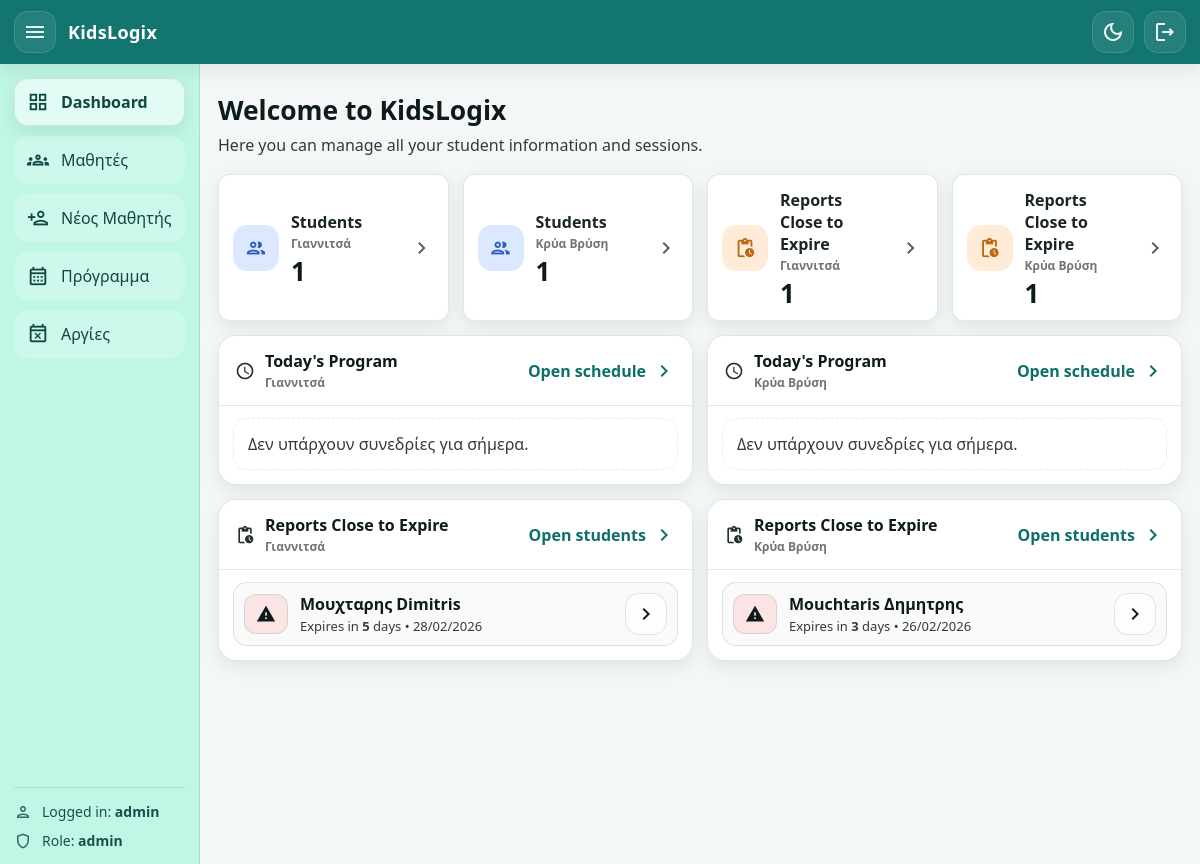
The page / (signed in) on the database its author committed.
### app/models.py (models this page shows, shortened)
class Student(Base):
    __tablename__ = "students"
    amka: Mapped[str] = mapped_column(String(20), primary_key=True)
    center: Mapped[str] = mapped_column(
        String(20),
        nullable=False,
        default="Giannitsa",  # Giannitsa / KryaVrisi
    )
    first_name: Mapped[str] = mapped_column(String(60), nullable=False)
    last_name: Mapped[str] = mapped_column(String(60), nullable=False)
    date_of_birth: Mapped[date | None] = mapped_column(Date, nullable=True)
    parent_name: Mapped[str | None] = mapped_column(String(120), nullable=True)
    parent_phone: Mapped[str | None] = mapped_column(String(30), nullable=True)
    assessment_expiry_date: Mapped[date | None] = mapped_column(Date, nullable=True)
    admin_comment: Mapped[str | None] = mapped_column(String(1000), nullable=True)
    created_at: Mapped[datetime] = mapped_column(
        DateTime, default=datetime.utcnow, nullable=False
    )
    services: Mapped[list["StudentService"]] = relationship(
        back_populates="student",
        cascade="all, delete-orphan",
    )
    appointments: Mapped[list["Appointment"]] = relationship(
        back_populates="student",
        cascade="all, delete-orphan",
    )
    payments: Mapped[list["Payment"]] = relationship(
        back_populates="student",
        cascade="all, delete-orphan",
    )

### app/routers/web.py (the view)
@router.get("/", response_class=HTMLResponse)
def dashboard(
    request: Request,
    db: Session = Depends(get_db),
    user: User = Depends(get_current_user),
):
    today = date.today()
    exp_limit = today + timedelta(days=30)
    centers_order = ["Giannitsa", "KryaVrisi"]
    centers_labels = {
        "Giannitsa": CENTERS.get("Giannitsa", "Giannitsa"),
        "KryaVrisi": CENTERS.get("KryaVrisi", "KryaVrisi"),
    }
    student_counts_by_center = {}
    for c in centers_order:
        student_counts_by_center[c] = (
            db.query(Student)
            .filter(Student.center == c)
            .count()
        )
    reports_list_by_center = {}
    reports_expiring_by_center = {}
    for c in centers_order:
        reports = (
            db.query(Student)
            .filter(Student.center == c)
            .filter(Student.assessment_expiry_date.isnot(None))
            .filter(Student.assessment_expiry_date >= today)
            .filter(Student.assessment_expiry_date <= exp_limit)
            .order_by(Student.assessment_expiry_date.asc())
            .all()
        )
        reports_list_by_center[c] = reports
        reports_expiring_by_center[c] = len(reports)
    todays_by_center = {}
    for c in centers_order:
        todays_by_center[c] = (
            db.query(Appointment)
            .options(
                joinedload(Appointment.student),
                joinedload(Appointment.service),
            )
            .filter(Appointment.center == c)
            .filter(Appointment.day == today)
            .filter(Appointment.status == "scheduled")
            .order_by(Appointment.start_time.asc())
            .all()
        )
    return templates.TemplateResponse(
        "dashboard.html",
        {
            "request": request,
            "user": user,
            "page": "dashboard",
            "today": today,
            "exp_limit": exp_limit,
            "centers_order": centers_order,
            "centers_labels": centers_labels,
            "student_counts_by_center": student_counts_by_center,
            "reports_list_by_center": reports_list_by_center,
            "reports_expiring_by_center": reports_expiring_by_center,
            "todays_by_center": todays_by_center,
        },
    )

### app/templates/dashboard.html (shortened to what this page needs)
{% extends "base.html" %}
{% block content %}
<div class="dash-header">
  <h1 class="dash-title">Welcome to KidsLogix</h1>
  <p class="dash-subtitle">Here you can manage all your student information and sessions.</p>
</div>
<div class="dash-stats">
  {% for center in centers_order %}
  <a class="stat-card" href="/students?center={{ center }}" aria-label="Students in {{ centers_labels[center] }}">
    <div class="stat-icon stat-icon-blue">
      <span class="material-icons-outlined">group</span>
    </div>
    <div class="stat-body">
      <div class="stat-label">Students</div>
      <div class="stat-sub">{{ centers_labels[center] }}</div>
      <div class="stat-value">{{ student_counts_by_center[center] }}</div>
    </div>
    <span class="material-icons-outlined stat-arrow">chevron_right</span>
  </a>
  {% endfor %}
  {% for center in centers_order %}
  <a class="stat-card" href="/students?center={{ center }}" aria-label="Reports expiring in {{ centers_labels[center] }}">
    <div class="stat-icon stat-icon-orange">
      <span class="material-icons-outlined">pending_actions</span>
    </div>
    <div class="stat-body">
      <div class="stat-label">Reports Close to Expire</div>
      <div class="stat-sub">{{ centers_labels[center] }}</div>
      <div class="stat-value">{{ reports_expiring_by_center[center] }}</div>
    </div>
    <span class="material-icons-outlined stat-arrow">chevron_right</span>
  </a>
  {% endfor %}
</div>
<div class="dash-grid">
  {% for center in centers_order %}
  <section class="panel">
    <div class="panel-head">
      <div class="panel-title">
        <span class="material-icons-outlined">schedule</span>
        <div class="panel-title-text">
          <h2>Today's Program</h2>
          <div class="panel-sub">{{ centers_labels[center] }}</div>
        </div>
      </div>
      <a class="panel-link" href="/schedule">
        Open schedule <span class="material-icons-outlined">chevron_right</span>
      </a>
    </div>
    <div class="panel-body panel-body-scroll">
      {% set aps = todays_by_center.get(center, []) %}
      {% if aps and aps|length > 0 %}
        <div class="list">
          {% for ap in aps %}
            <div class="list-row">
              <div class="time-pill">{{ ap.start_time.strftime("%H:%M") }}</div>
              <div class="list-main">
                <div class="list-title">
                  {% if ap.student %}{{ ap.student.full_name }}{% else %}{{ ap.student_amka }}{% endif %}
                </div>
                <div class="list-subtitle">
                  {% if ap.service %}{{ ap.service.name }}{% else %}Service #{{ ap.service_id }}{% endif %}
                </div>
              </div>
              <a class="icon-btn" href="/students/{{ ap.student_amka }}" title="Open student card">
                <span class="material-icons-outlined">chevron_right</span>
              </a>
            </div>
          {% endfor %}
        </div>
      {% else %}
        <div class="empty-state">Δεν υπάρχουν συνεδρίες για σήμερα.</div>
      {% endif %}
    </div>
  </section>
  {% endfor %}
  {% for center in centers_order %}
  <section class="panel">
    <div class="panel-head">
      <div class="panel-title">
        <span class="material-icons-outlined">pending_actions</span>
        <div class="panel-title-text">
          <h2>Reports Close to Expire</h2>
          <div class="panel-sub">{{ centers_labels[center] }}</div>
        </div>
      </div>
      <a class="panel-link" href="/students?center={{ center }}">
        Open students <span class="material-icons-outlined">chevron_right</span>
      </a>
    </div>
    <div class="panel-body panel-body-scroll">
      {% set reports_list = reports_list_by_center.get(center, []) %}
      {% if reports_list and reports_list|length > 0 %}
        <div class="list">
          {% for st in reports_list %}
            {% set days_left = (st.assessment_expiry_date - today).days %}
            <div class="list-row">
              <div class="warn-pill">
                <span class="material-icons-outlined">warning</span>
              </div>
              <div class="list-main">
                <div class="list-title">{{ st.full_name }}</div>
                <div class="list-subtitle">
                  Expires in <b>{{ days_left }}</b> days • {{ st.assessment_expiry_date.strftime("%d/%m/%Y") }}
                </div>
              </div>
              <a class="icon-btn" href="/students/{{ st.amka }}" title="Open student card">
                <span class="material-icons-outlined">chevron_right</span>
              </a>
            </div>
          {% endfor %}
        </div>
      {% else %}
        <div class="empty-state">Δεν υπάρχουν γνωματεύσεις που λήγουν σύντομα.</div>
      {% endif %}
    </div>
  </section>
  {% endfor %}
</div>
{% endblock %}

### app/static/style.css (style rules this page uses)
:root { --teal-900:#0f5f5a; --teal-800:#13756f; --teal-700:#17837c; --mint-100:#d6fff0; --mint-150:#c6f6e5; --mint-200:#b9f0dd; --radius:18px; --shadow-sm: 0 6px 18px rgba(0,0,0,.08); --shadow-md: 0 10px 26px rgba(0,0,0,.12); }
html[data-theme="light"] { --bg: #f4f7f7; --text: #0d1b1a; --topbar-bg: var(--teal-800); --topbar-text: #fff; --sidebar-bg: #bff6e6; --sidebar-text: #114743; --content-bg: transparent; --card-bg: #ffffff; --card-head-bg: rgba(255,255,255,.65); --border: rgba(12, 60, 56, .12); --row-bg: rgba(250,250,250,.95); --pill-bg: rgba(20, 140, 130, .12); --btn-bg: rgba(255,255,255,.65); --link: #0d6f68; --input-bg: #e8eef0; --input-border: rgba(0,0,0,.12); }
* { box-sizing:border-box; }
body { margin:0; font-family: system-ui, -apple-system, Segoe UI, Roboto, Arial, sans-serif; background: var(--bg); color: var(--text); }
a { color: inherit; }
.icon-btn { width: 42px; height: 42px; border-radius: 14px; display:grid; place-items:center; border: 1px solid var(--border); background: var(--btn-bg); color: inherit; text-decoration:none; cursor:pointer; }
.dash-header { margin: 10px 0 18px; }
.dash-title { margin: 0; font-size: clamp(20px, 2.2vw, 28px); }
.dash-subtitle { margin: 6px 0 0; opacity: .85; }
.dash-stats { display:grid !important; grid-template-columns: repeat(4, minmax(0, 1fr)) !important; gap: 14px !important; }
.stat-card { display:flex; align-items:center; gap: 12px; padding: 14px 14px; border-radius: 12px; min-height: 110px; text-decoration:none; color: inherit; background: var(--card-bg); border: 1px solid var(--border); box-shadow: var(--shadow-sm); transition: transform .12s ease, box-shadow .12s ease; }
.stat-icon { width: 46px; height: 46px; border-radius: 14px; display:grid; place-items:center; flex: 0 0 46px; }
.stat-icon span { font-size: 22px; }
.stat-icon-blue { background: rgba(80,140,255,.20); color: rgba(35, 85, 190, .95); }
.stat-icon-orange { background: rgba(255,160,60,.20); color: rgba(185, 95, 10, .95); }
.stat-body { flex: 1; min-width: 0; }
.stat-label { font-weight: 700; opacity: .95; }
.stat-sub { margin-top: 2px; font-size: 12px; font-weight: 600; color: rgba(0,0,0,.55); }
.stat-value { font-size: 26px; font-weight: 900; margin-top: 6px; line-height: 1; }
.stat-arrow { opacity: .7; }
.dash-grid { display:grid; grid-template-columns: repeat(2, minmax(0, 1fr)); gap: 14px; align-items:start; margin-top: 14px; }
.panel { background: var(--card-bg); border: 1px solid var(--border); border-radius: 18px; box-shadow: var(--shadow-sm); overflow:hidden; }
.panel-head { display:flex; align-items:center; justify-content:space-between; padding: 14px 16px; border-bottom: 1px solid var(--border); background: var(--card-head-bg); }
.panel-title { display:flex; align-items:center; gap: 10px; }
.panel-title h2 { margin:0; font-size: 16px; }
.panel-title .material-icons-outlined { font-size: 20px; opacity:.9; }
.panel-title-text h2 { margin:0; font-size: 16px; }
.panel-link { display:inline-flex; align-items:center; gap: 6px; text-decoration:none; color: var(--link); font-weight: 700; }
.panel-body { padding: 12px 14px 14px; }
.panel-sub { margin-top: 2px; font-size: 12px; font-weight: 600; color: rgba(0,0,0,.55); }
.list { display:grid; gap: 10px; }
.list-row { display:flex; align-items:center; gap: 12px; padding: 10px 10px; border-radius: 14px; border: 1px solid var(--border); background: var(--row-bg); }
.warn-pill { width: 44px; height: 40px; border-radius: 12px; display:grid; place-items:center; background: rgba(255, 120, 120, .16); border: 1px solid var(--border); }
.warn-pill .material-icons-outlined { font-size: 20px; }
.list-main { flex: 1; }
.list-title { font-weight: 900; }
.list-subtitle { opacity:.85; font-size: 13px; margin-top: 2px; }
.empty-state { padding: 14px; border-radius: 14px; border: 1px dashed var(--border); opacity: .85; }
:root { --topbar-h: 64px; }

### rows shown on the page
Student: full_name "Μουχταρης Dimitris", days_left "5", assessment_expiry_date "28/02/2026"
Student: full_name "Mouchtaris Δημητρης", days_left "3", assessment_expiry_date "26/02/2026"

### other values the page prints
{{ user.username if user else '-' }} "admin"
{{ user.role if user else '-' }} "admin"
{{ centers_labels[center] }} "Γιαννιτσά" "Κρύα Βρύση"
{{ student_counts_by_center[center] }} "1" "1"
{{ reports_expiring_by_center[center] }} "1" "1"
